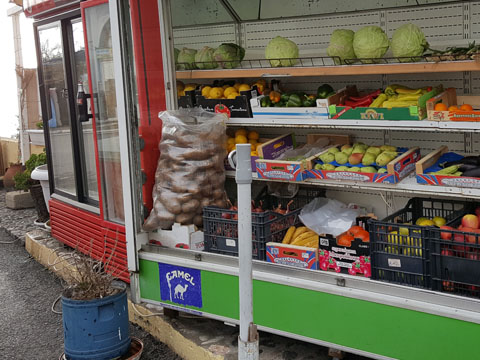
#> input picture 중간고사_대비/Chap05/images/color.jpg, 480 x 360 px
$ python '12번문제.py'
#> lines starting #> are read from the running program, lines starting #| are printed output that depends on the picture; after the words box and inside, x2 and y2 are one past the last pixel; in counts of white or black regions, pixels touching at a corner belong together
import numpy as np, cv2

image = cv2.imread("images/color.jpg", cv2.IMREAD_COLOR)
#> image is the input picture: shape (360, 480, 3); mean B, G, R 86.9, 100.8, 106.2

roi1 = image[10:110, 10:110]
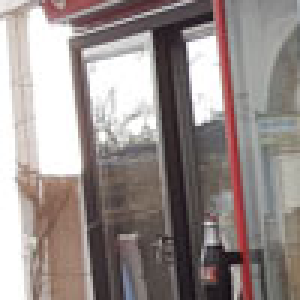
#> roi1: shape (100, 100, 3) (shown 3 times larger); mean B, G, R 139.5, 141.9, 151.7
roi2 = image[150:250, 150:250]
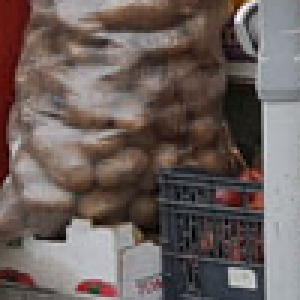
#> roi2: shape (100, 100, 3) (shown 3 times larger); mean B, G, R 92.4, 95.7, 107.8

image[10:110, 10:110] = cv2.add(roi1, 50)
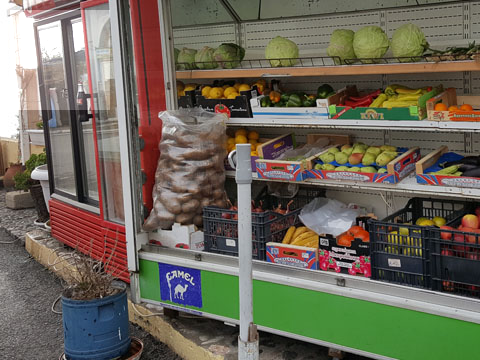
#> image: shape (360, 480, 3); 5.34% of pixels changed, all inside (x1, y1, x2, y2) = (10, 10, 110, 110)
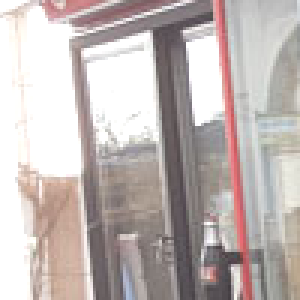
#> roi1: shape (100, 100, 3) (shown 3 times larger); mean B, G, R 180.5, 182.7, 192.3
image[150:250, 150:250] = cv2.multiply(roi2, 1.8)
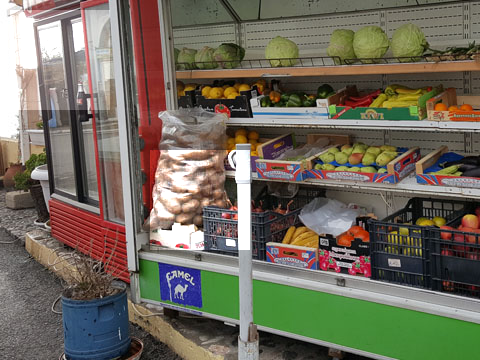
#> image: shape (360, 480, 3); 5.79% of pixels changed, all inside (x1, y1, x2, y2) = (150, 150, 250, 250)
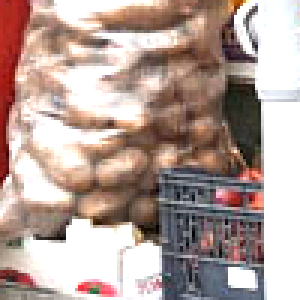
#> roi2: shape (100, 100, 3) (shown 3 times larger); mean B, G, R 153.5, 160.5, 180.9

cv2.rectangle(image, (10, 10), (110, 110), (0, 0, 255), 2)
cv2.rectangle(image, (150, 150), (250, 250), (255, 0, 0), 2)
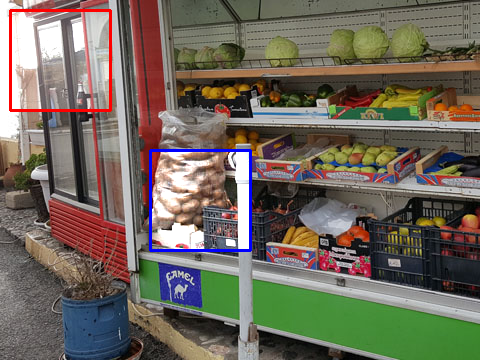
#> image: shape (360, 480, 3); mean B, G, R 92.6, 104.8, 112.2

cv2.imshow("image", image)
cv2.waitKey(0)
cv2.destroyAllWindows()

$ run again, with 중간고사_대비/Chap05/images/abs_test2.jpg copied over 중간고사_대비/Chap05/images/color.jpg
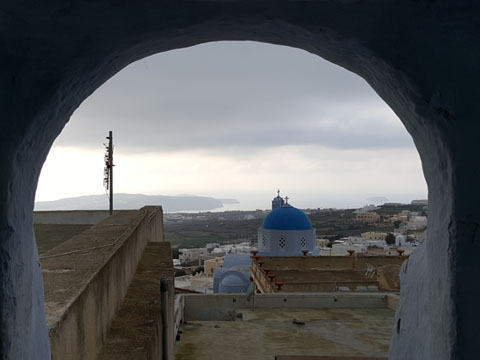
#> input picture 중간고사_대비/Chap05/images/abs_test2.jpg, 480 x 360 px
#> image is the input picture: shape (360, 480, 3); mean B, G, R 95.3, 93.7, 91.5
#> `image[150:250, 150:250] = cv2.multiply(roi2, 1.8)`:
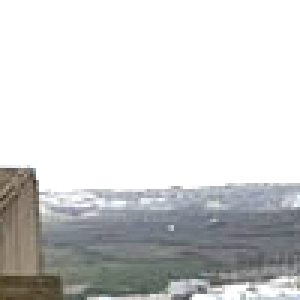
#> roi2: shape (100, 100, 3) (shown 3 times larger); mean B, G, R 210.5, 210.6, 209.8
#> `cv2.rectangle(image, (150, 150), (250, 250), (255, 0, 0), 2)`:
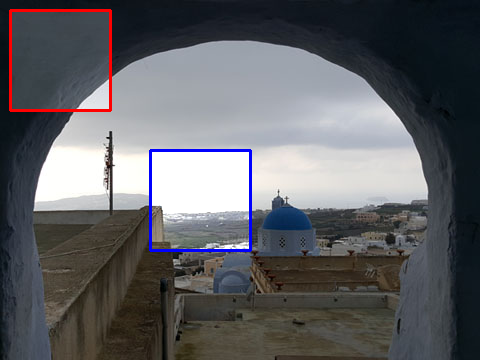
#> image: shape (360, 480, 3); mean B, G, R 100.7, 97.1, 96.6
